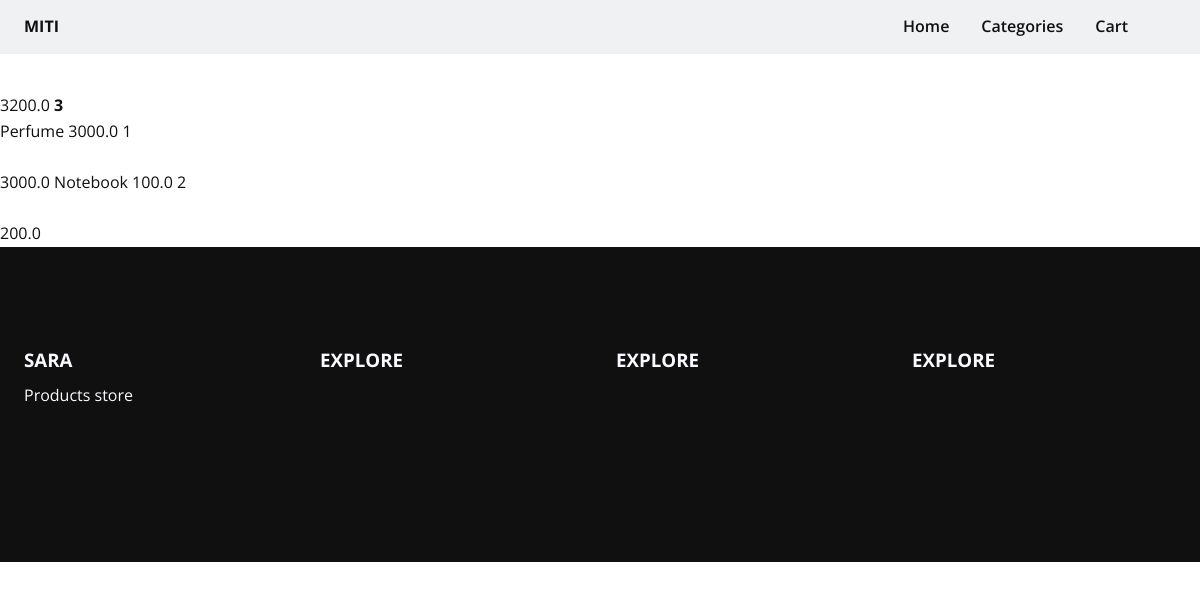
The app's page /cart (signed in) with its own data.
### ecomm/models.py (models this page shows, shortened)
class Order(models.Model):
    customer = models.ForeignKey(Customer, on_delete=models.SET_NULL, blank=True, null=True)
    date_ordered = models.DateTimeField(auto_now_add=True)
    complete = models.BooleanField(default=False, null=True, blank=False)
    transaction_id = models.CharField(max_length=200, null=True)
    @property
    def get_cart_total(self):
        orderitems = self.orderitem_set.all()
        total = sum([item.get_total for item in orderitems])
        return total
    @property
    def get_cart_items(self):
        orderitems = self.orderitem_set.all()
        total = sum([item.quantity for item in orderitems])
        return total

class OrderItem(models.Model):
    product = models.ForeignKey(ProductInformation, on_delete=models.SET_NULL, blank=True, null=True)
    order = models.ForeignKey(Order, on_delete=models.SET_NULL, blank=True, null=True)
    quantity = models.IntegerField()
    date_added = models.DateTimeField(auto_now_add=True)
    @property
    def get_total(self):
        total = self.product.price * self.quantity
        return total

class ProductInformation(models.Model):
    CATEGORY_CHOICES=(
        ('Electronics','Electronics'),
        ('Clothing','Clothing'),
        ('Cosmetics','Cosmetics'),
        ('Stationary','Stationary'),
        ('Sports','Sports'),
    )
    name= models.CharField(max_length=32)
    price = models.FloatField()
    category = models.CharField(max_length=32, choices=CATEGORY_CHOICES)
    company = models.CharField(max_length=32)
    quantity = models.IntegerField()
    description = models.TextField(blank=True)

### ecomm/views.py (the view)
# urls.py: url('cart', views.cart, name='cart'),
@login_required(login_url='login')
def cart(request):
    customer = request.user.customer
    order, created = Order.objects.get_or_create(customer=customer, complete=False)
    item = order.orderitem_set.all()
    context={'items':item, 'order': order}
    return render(request, 'cart.html', context)

### ecomm/templates/cart.html
{% extends 'base.html' %}
{% load static %}
{% block content %}
<h3>Cart</h3>
<br> {{order.get_cart_total}} <b>{{order.get_cart_items}}</b>
<br>
{% for item in  items %}
    {{item.product.name}}
    {{item.product.price}}
    {{item.quantity}}
    <br>
    <br>
    {{item.get_total}}
{% endfor %}
{% endblock %}

### ecomm/templates/base.html (shortened to what this page needs)
{% load static %}
<!DOCTYPE html>
<html lang="en">
<head>
  <link rel="stylesheet" href="https://unicons.iconscout.com/release/v4.0.0/css/line.css">
  <link rel="stylesheet" type="text/css" href="{% static 'css/main.css' %}">
</head>
<body>
  <header class="l-header">
    <nav class="nav bd-grid">
      <div>
        <a href="#" class="nav__logo">MITI</a>
      </div>
      <div class="nav__menu" id="nav-menu">
        <ul class="nav__list">
          <li class="nav__item"><a href="#home" class="nav__link">Home</a></li>
          <li class="nav__item"><a href="#categories" class="nav__link">Categories</a></li>
          <li class="nav__item"><a href="{% url 'cart' %}" class="nav__link">Cart</a></li>
        </ul>
      </div>
      <div>
        </div>
    </nav>
  </header>
  {% block content %}
  {% endblock %}
  <footer class="footer section">
    <div class="footer__container bd-grid">
      <div class="footer__box">
        <h3 class="footer__title">SARA</h3>
        <p class="footer__deal">Products store</p>
      </div>
      <div class="footer__box">
        <h3 class="footer__title">EXPLORE</h3>
      </div>
      <div class="footer__box">
        <h3 class="footer__title">EXPLORE</h3>
      </div>
      <div class="footer__box">
        <h3 class="footer__title">EXPLORE</h3>
      </div>
    </div>
  </footer>
</body>
</html>

### ecomm/static/css/main.css (style rules this page uses)
:root { --header-height: 3rem; --font-semi: 600; --font-bold: 700; --first-colour: #74cfbf; --first-colour-alt: #7abecc; --white-colour: #FAFAFF; --dark-colour: #101010; --dark-colour-alt: #606060; --gray-colour: #F0F1F3; --body-font: 'Open Sans', sans-serif; --big-font-size: 3 rem; --h1-font-size: 1.5 rem; --h2-font-size: 1.25 rem; --normal-font-size: .938 rem; --small-font-size: .75rem; }
@media screen and (min-width: 768px) { :root { --big-font-size: 6rem; --h1-font-size: 2.25rem; --h2-font-size: 1.5rem; --normal-font-size: 1rem; --small-font-size: .813rem; } }
:root { --mb-1: .5rem; --mb-2: 1rem; --mb-3: 1.5rem; --mb-4: 2rem; --z-tooltip: 10; --z-fixed: 100; }
html { scroll-behavior: smooth; }
body { margin: var(--header-height) 0 0 0; font-family: var(--body-font); font-size: var(--normal-font-size); color: var(--dark-colour); line-height: 1.6; }
h1,h2,p { margin: 0; }
ul { margin: 0; padding: 0; list-style: none; }
a { text-decoration: none; color: var(--dark-colour); }
.section { padding: 3rem 0; }
.bd-grid { display: grid; grid-template-columns: 100%; grid-column-gap: 2rem; width: calc(100% - 3rem); margin-left: var(--mb-3); margin-right: var(--mb-3); }
.l-header { width: 100%; position: fixed; top: 0; left: 0; z-index: var(--z-fixed); background-color: var(--gray-colour); padding-top: .5rem; padding-bottom: .5rem; }
.nav { height: var(--header-height); display: flex; justify-content: space-between; align-items: center; }
.nav__item { margin-bottom: var(--mb-4); }
.nav__link { color: var(--dark-colour); font-weight: var(--font-semi) ; }
.nav__logo { font-weight: bold; }
.footer { background-color: var(--dark-colour); color: var(--white-colour); }
.footer__container { row-gap: 1.5rem; margin-bottom: var(--mb-4); }
.footer__title { margin-bottom: var(--mb-1); }
.footer__deal { margin-bottom: var(--mb-2); }
@media screen and (min-width: 768px) { body { margin: 0; } }
@media screen and (min-width: 768px) { .nav { height: calc(var(--header-height)+1rem); justify-content: initial; } }
@media screen and (min-width: 768px) { .nav__menu { margin-left: auto; } }
@media screen and (min-width: 768px) { .nav__list { display: flex; } }
@media screen and (min-width: 768px) { .nav__item { margin-left: var(--mb-4); margin-bottom: 0; } }
@media screen and (min-width: 768px) { .footer__container { grid-template-columns: repeat(4,1fr); } }
@media screen and (min-width: 768px) { .footer__container { padding: 2rem 0; } }

### records on screen
Order: get_cart_total "3200.0", get_cart_items "3"
OrderItem: product.name "Perfume", product.price "3000.0", quantity "1", get_total "3000.0"
OrderItem: product.name "Notebook", product.price "100.0", quantity "2", get_total "200.0"
